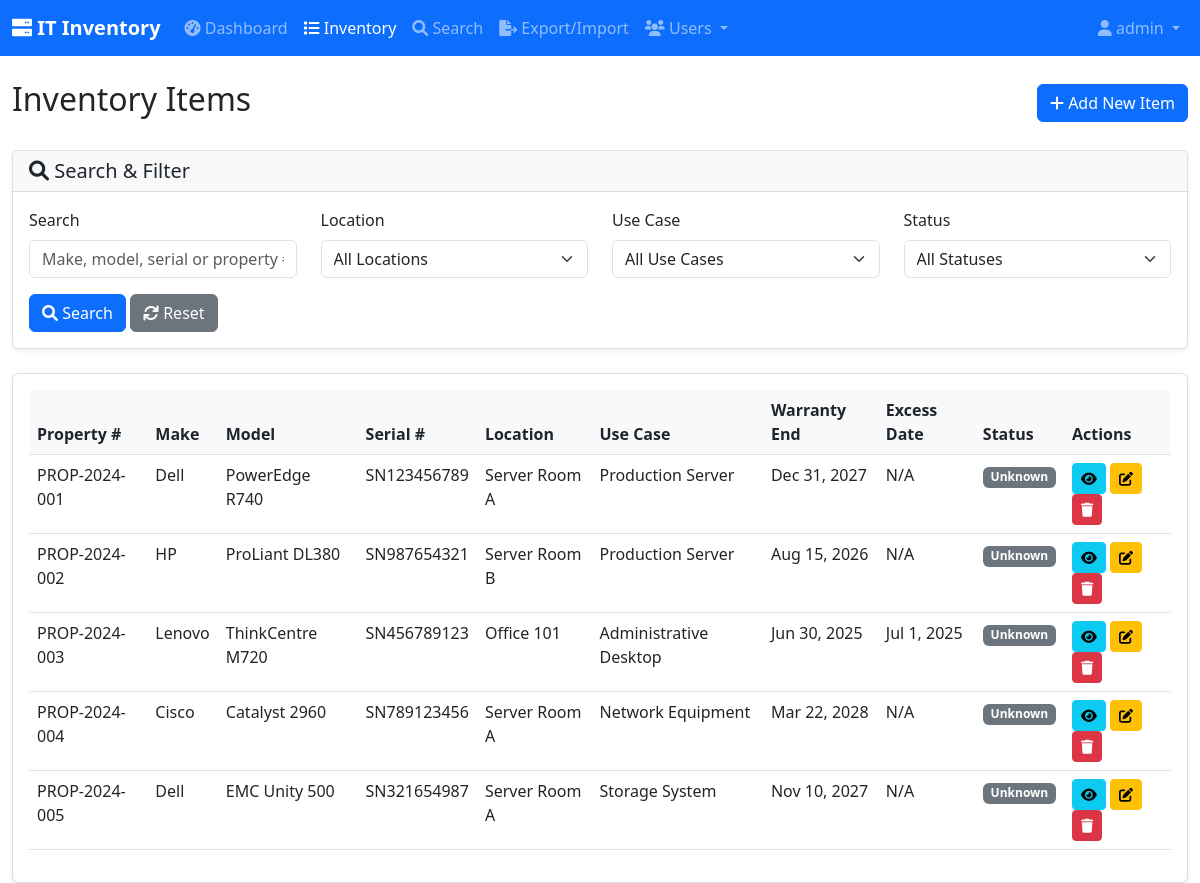
/index.php?page=inventory (signed in), run on the app's committed database.
### tables this page shows
CREATE TABLE IF NOT EXISTS inventory (
    id INT AUTO_INCREMENT PRIMARY KEY,
    make VARCHAR(100) NOT NULL,
    model VARCHAR(100) NOT NULL,
    serial_number VARCHAR(100) UNIQUE NOT NULL,
    property_number VARCHAR(100) UNIQUE NOT NULL,
    warranty_end_date DATE,
    excess_date DATE,
    use_case_id INT,
    location_id INT,
    notes TEXT,
    status ENUM('active', 'excess', 'disposed', 'maintenance') DEFAULT 'active',
    created_by INT,
    created_at TIMESTAMP DEFAULT CURRENT_TIMESTAMP,
    updated_at TIMESTAMP DEFAULT CURRENT_TIMESTAMP ON UPDATE CURRENT_TIMESTAMP,
    FOREIGN KEY (use_case_id) REFERENCES use_cases(id) ON DELETE SET NULL,
    FOREIGN KEY (location_id) REFERENCES locations(id) ON DELETE SET NULL,
    FOREIGN KEY (created_by) REFERENCES users_enhanced(id) ON DELETE SET NULL
);

CREATE TABLE IF NOT EXISTS locations (
    id INT AUTO_INCREMENT PRIMARY KEY,
    name VARCHAR(100) NOT NULL,
    description TEXT,
    created_at TIMESTAMP DEFAULT CURRENT_TIMESTAMP
);

CREATE TABLE IF NOT EXISTS use_cases (
    id INT AUTO_INCREMENT PRIMARY KEY,
    name VARCHAR(100) NOT NULL,
    description TEXT,
    created_at TIMESTAMP DEFAULT CURRENT_TIMESTAMP
);

### pages/inventory/list.php (the view, shortened to what this page needs)
<?php
require_once 'includes/functions.php';
$page = isset($_GET['p']) ? max(1, intval($_GET['p'])) : 1;
$limit = 25;
$offset = ($page - 1) * $limit;
$search = $_GET['search'] ?? '';
$where = [];
$whereClause = $where ? "WHERE " . implode(" AND ", $where) : "";
$database = new Database();
$db = $database->connect();
$query = "SELECT i.*, l.name as location_name, uc.name as use_case_name
          FROM inventory i
          LEFT JOIN locations l ON i.location_id = l.id
          LEFT JOIN use_cases uc ON i.use_case_id = uc.id
          $whereClause
          ORDER BY i.created_at DESC
          LIMIT :limit OFFSET :offset";
$stmt = $db->prepare($query);
$stmt->bindValue(':limit', $limit, PDO::PARAM_INT);
$stmt->bindValue(':offset', $offset, PDO::PARAM_INT);
$stmt->execute();
$items = $stmt->fetchAll();
?>
<div class="d-flex justify-content-between align-items-center mb-4">
    <h1 class="h2">Inventory Items</h1>
    <a href="index.php?page=inventory&action=add" class="btn btn-primary">
        <i class="fas fa-plus"></i> Add New Item
    </a>
</div>
<div class="card mb-4">
    <div class="card-header">
        <h5 class="mb-0">
            <i class="fas fa-search"></i> Search & Filter
        </h5>
    </div>
    <div class="card-body">
        <form method="GET" action="index.php">
            <div class="row">
                <div class="col-md-3">
                    <label for="search" class="form-label">Search</label>
                    <input type="text" class="form-control" id="search" name="search"
                           placeholder="Make, model, serial or property #"
                           value="<?php echo htmlspecialchars($search); ?>">
                </div>
                <div class="col-md-3">
                    <label for="location" class="form-label">Location</label>
                    <select class="form-select" id="location" name="location">
                        <option value="">All Locations</option>
                    </select>
                </div>
                <div class="col-md-3">
                    <label for="use_case" class="form-label">Use Case</label>
                    <select class="form-select" id="use_case" name="use_case">
                        <option value="">All Use Cases</option>
                    </select>
                </div>
                <div class="col-md-3">
                    <label for="status" class="form-label">Status</label>
                    <select class="form-select" id="status" name="status">
                        <option value="">All Statuses</option>
                    </select>
                </div>
            </div>
            <div class="row mt-3">
                <div class="col-md-12">
                    <button type="submit" class="btn btn-primary">
                        <i class="fas fa-search"></i> Search
                    </button>
                    <a href="index.php?page=inventory" class="btn btn-secondary">
                        <i class="fas fa-refresh"></i> Reset
                    </a>
                </div>
            </div>
        </form>
    </div>
</div>
<div class="card">
    <div class="card-body">
        <div class="table-responsive">
            <table class="table table-hover">
                <thead>
                    <tr>
                        <th>Property #</th>
                        <th>Make</th>
                        <th>Model</th>
                        <th>Serial #</th>
                        <th>Location</th>
                        <th>Use Case</th>
                        <th>Warranty End</th>
                        <th>Excess Date</th>
                        <th>Status</th>
                        <th>Actions</th>
                    </tr>
                </thead>
                <tbody>
                    <?php if (empty($items)): ?>
                        <tr>
                            <td colspan="10" class="text-center">No inventory items found.</td>
                        </tr>
                    <?php else: ?>
                        <?php foreach ($items as $item): ?>
                            <tr>
                                <td><?php echo htmlspecialchars($item['property_number']); ?></td>
                                <td><?php echo htmlspecialchars($item['make']); ?></td>
                                <td><?php echo htmlspecialchars($item['model']); ?></td>
                                <td><?php echo htmlspecialchars($item['serial_number']); ?></td>
                                <td><?php echo htmlspecialchars($item['location_name'] ?? 'N/A'); ?></td>
                                <td><?php echo htmlspecialchars($item['use_case_name'] ?? 'N/A'); ?></td>
                                <td><?php echo formatDate($item['warranty_end_date']); ?></td>
                                <td><?php echo formatDate($item['excess_date']); ?></td>
                                <td><?php echo displayStatusBadge($item['status']); ?></td>
                                <td>
                                    <a href="index.php?page=inventory&action=view&id=<?php echo $item['id']; ?>"
                                       class="btn btn-sm btn-info" title="View">
                                        <i class="fas fa-eye"></i>
                                    </a>
                                    <a href="index.php?page=inventory&action=edit&id=<?php echo $item['id']; ?>"
                                       class="btn btn-sm btn-warning" title="Edit">
                                        <i class="fas fa-edit"></i>
                                    </a>
                                    <a href="index.php?page=inventory&action=delete&id=<?php echo $item['id']; ?>"
                                       class="btn btn-sm btn-danger" title="Delete"
                                       onclick="return confirm('Are you sure you want to delete this item?')">
                                        <i class="fas fa-trash"></i>
                                    </a>
                                </td>
                            </tr>
                        <?php endforeach; ?>
                    <?php endif; ?>
                </tbody>
            </table>
        </div>
    </div>
</div>

### includes/functions.php (shortened to what this page needs)
<?php
function formatDate($date) {
    if (empty($date)) return 'N/A';
    return date('M j, Y', strtotime($date));
}
function displayStatusBadge($status) {
    $badges = [
        'active' => '<span class="badge bg-success">Active</span>',
        'excess' => '<span class="badge bg-warning">Excess</span>',
        'disposed' => '<span class="badge bg-danger">Disposed</span>',
        'maintenance' => '<span class="badge bg-info">Maintenance</span>'
    ];
    return $badges[$status] ?? '<span class="badge bg-secondary">Unknown</span>';
}
?>

### assets/css/custom.css (style rules this page uses)
body { font-family: 'Segoe UI', Tahoma, Geneva, Verdana, sans-serif; }
.card { box-shadow: 0 0.125rem 0.25rem rgba(0, 0, 0, 0.075); border: 1px solid rgba(0, 0, 0, 0.125); }
.card-header { background-color: #f8f9fa; border-bottom: 1px solid rgba(0, 0, 0, 0.125); }
.table th { background-color: #f8f9fa; font-weight: 600; border-top: none; }
.btn-sm { padding: 0.25rem 0.5rem; font-size: 0.875rem; }
.badge { font-size: 0.75em; padding: 0.35em 0.65em; }

### data on the page
inventory: property_number "PROP-2024-001", make "Dell", model "PowerEdge R740", serial_number "SN123456789", location.name "Server Room A", use_case.name "Production Server", warranty_end_date "Dec 31, 2027", excess_date "N/A", status "Unknown"
inventory: property_number "PROP-2024-002", make "HP", model "ProLiant DL380", serial_number "SN987654321", location.name "Server Room B", use_case.name "Production Server", warranty_end_date "Aug 15, 2026", excess_date "N/A", status "Unknown"
inventory: property_number "PROP-2024-003", make "Lenovo", model "ThinkCentre M720", serial_number "SN456789123", location.name "Office 101", use_case.name "Administrative Desktop", warranty_end_date "Jun 30, 2025", excess_date "Jul 1, 2025", status "Unknown"
inventory: property_number "PROP-2024-004", make "Cisco", model "Catalyst 2960", serial_number "SN789123456", location.name "Server Room A", use_case.name "Network Equipment", warranty_end_date "Mar 22, 2028", excess_date "N/A", status "Unknown"
inventory: property_number "PROP-2024-005", make "Dell", model "EMC Unity 500", serial_number "SN321654987", location.name "Server Room A", use_case.name "Storage System", warranty_end_date "Nov 10, 2027", excess_date "N/A", status "Unknown"

### other printed values
$_SESSION['username'] "admin"
